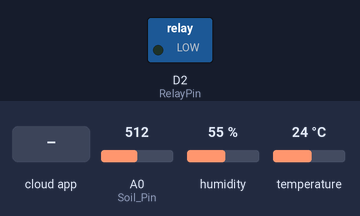
This sketch was run on a simulated ESP8266 (NodeMCU). On the bench: switched loads named in the sketch (green lamp = pin HIGH). The test bench sets the inputs (shaded band); at power-on: A0 (Soil_Pin) = 512, humidity 55 %, temperature 24 °C. WiFi joins after 1.5 s; servers stay silent unless stated; the Firebase database answers and starts empty; what the sketch prints to the serial monitor is not drawn.

Above: at 2.7 s.
2.8 s: the phone or cloud app sets Motor_state to 1
At 4.6 s:
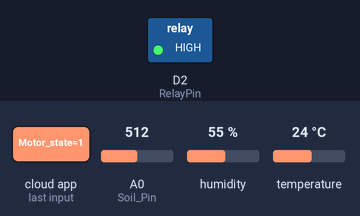
5.1 s: the phone or cloud app sets Motor_state to 0
At 5.4 s:
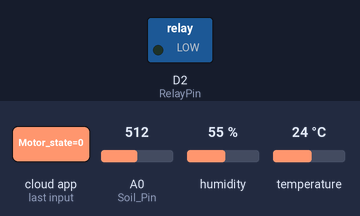
Timing chart, 0 to 8.1 s (numbered marks = the images above; inputs shaded):
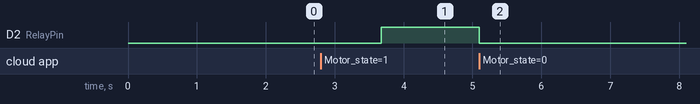

The sketch:

Capston_Project.ino
```cpp
// Libraries
#include <ArduinoJson.h>
#include <ESP8266WiFi.h>
#include <FirebaseArduino.h>
#include <DHT.h>

// Firebase Configuration
#define FIREBASE_HOST "smart-irrigation-system-3483d.firebaseio.com"
#define FIREBASE_AUTH "LlVDqZCt3suDnJuRHwBXvCatuuHUFG256hqGLsBi"

// Wifi Configuration
#define WIFI_SSID "NISHANT"
#define WIFI_PASSWORD "12345786"

// DHT Sensore Configuration
#define DHTTYPE DHT11
#define DHTPin D1
DHT dht(DHTPin, DHTTYPE);

// Relay pin Define
#define RelayPin D2

//Soil Sensor Pin Cofiguer
#define Soil_Pin A0

// Setup function
void setup() {
  Serial.begin(9600);
  digitalWrite(LED_BUILTIN, HIGH);

  // Step 1: Connecting to wifi.
  WiFi.begin(WIFI_SSID, WIFI_PASSWORD);
  Serial.print("connecting");
  while (WiFi.status() != WL_CONNECTED) {
    Serial.print(".");
    delay(500);
  }
  Serial.println();
  Serial.print("connected: ");
  Serial.println(WiFi.localIP());

  // Step 2: Connecting Firebase DB
  Firebase.begin(FIREBASE_HOST, FIREBASE_AUTH);

  // Step 3: Connecting Sensores
  dht.begin();
  pinMode(RelayPin, OUTPUT);
  //pinMode(Soil_Pin, INPUT);

  digitalWrite(LED_BUILTIN, LOW);
}


int pres = 0;
void loop() {
  // Step 4: Sensores Read Data
  float humidity = dht.readHumidity();
  float temp = dht.readTemperature();
  float soil = analogRead(Soil_Pin);
  soil=map(soil,0,982,148,0);
  pres = soil;
  if(soil > 100)
  {   soil=100;  }
  else if(soil < 0)
  { soil = 0;}

  int Local_Motor_Status;

  // Step 5: Chechking Sensore Read Data or not
  if (isnan(humidity) || isnan(temp)) {
    Serial.println(F("Failed to read from DHT sensor!"));
    return;
    }
  else if (isnan(soil)) {
    Serial.println(F("Failed to read from Soil sensor!"));
    return;
    }

  // Step 6 : Sensore Readed Data Send on Firebase
  Firebase.setFloat("ESP8266/Humidity",humidity);
  Firebase.setFloat("ESP8266/Temp",temp);
  Firebase.setFloat("ESP8266/Soil_moisture",soil);
  Firebase.setString("ESP8266/Wifi_Setup/Wifi_Name",WIFI_SSID);


  // Step 7 : Firebase Data Check Data Send Or not
  if (Firebase.failed()) {
      Serial.print("setting /number failed:");
      Serial.println(Firebase.error());
      return;
  }

  // Step 8: Menually Motor ON/OFF
  int Web_Motor_Status = Firebase.getInt("ESP8266/Motor_state");

  if(Web_Motor_Status == 0)
  {
    digitalWrite(RelayPin, LOW);
    Local_Motor_Status = 0;
  }
  if(Web_Motor_Status == 1)
  {
    digitalWrite(RelayPin, HIGH);
    Local_Motor_Status = 1;
  }

  //Step 9 : Condition For Auto Mode Motor
  if(Web_Motor_Status == 2)
  {
    if(((humidity <= 60)&&(humidity >= 140)) || ((temp <= 5)&&(temp >= 40)) || (soil <= 10))
    {
      digitalWrite(RelayPin, HIGH);
      Local_Motor_Status = 1;
    }
    else
     {
      digitalWrite(RelayPin, LOW);
        Local_Motor_Status = 0;
     }
  }

  Firebase.setInt("ESP8266/Local_Motor_Status",Local_Motor_Status);
  delay(500);


}
```

Measured:
- after the input at 2.8 s, D2 (RelayPin): LOW → HIGH after 0.88 s
- after the input at 5.1 s, D2 (RelayPin): HIGH → LOW at once
